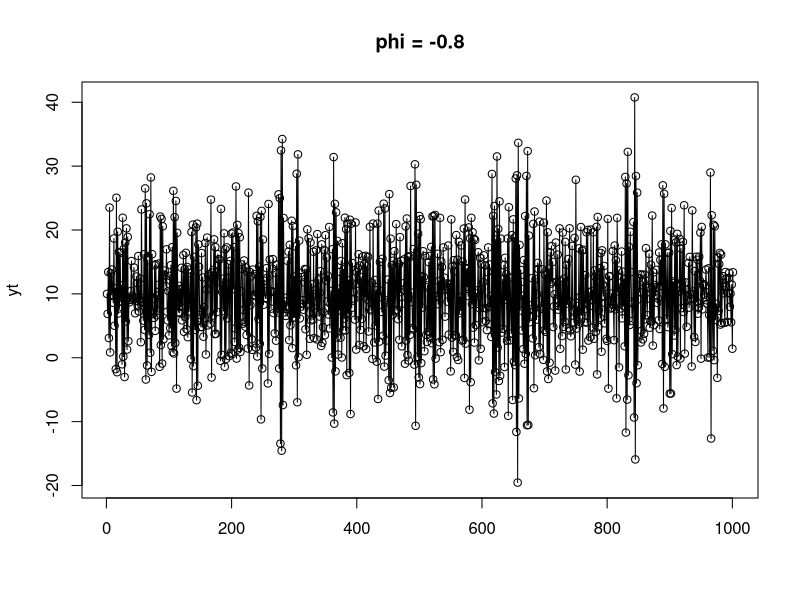
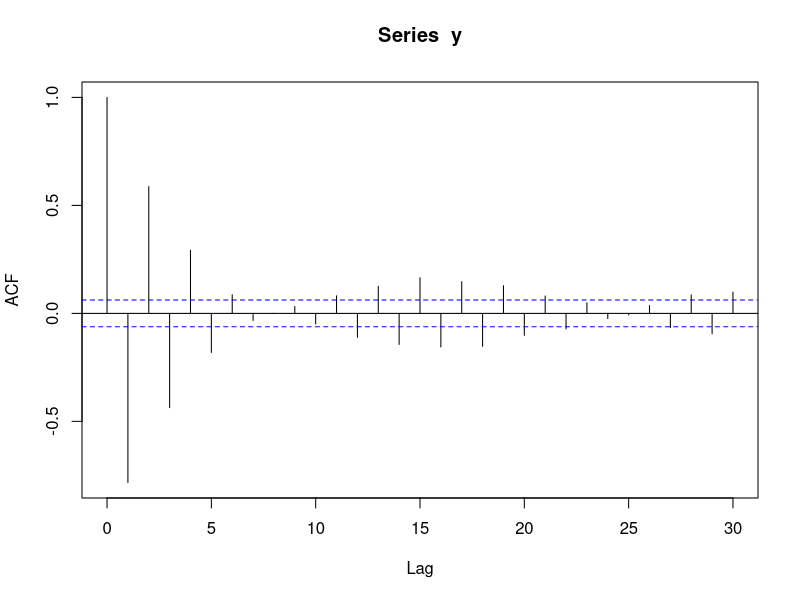
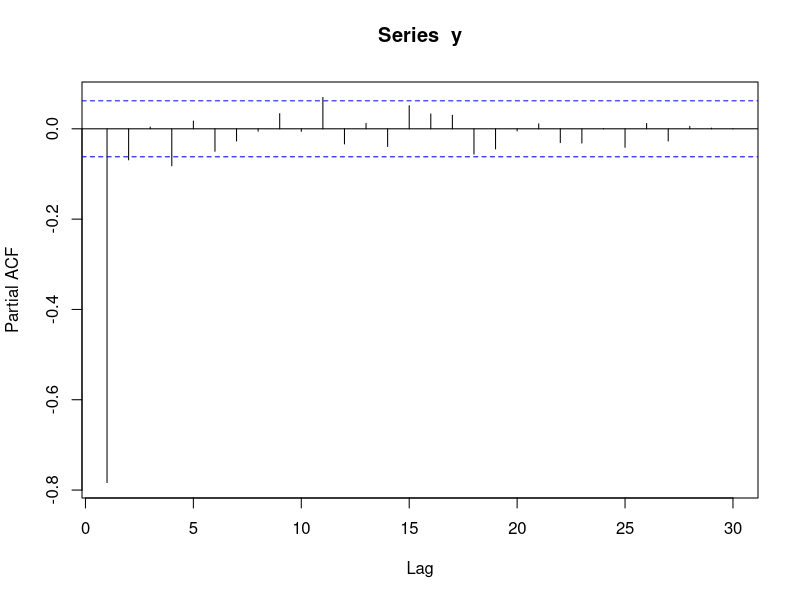
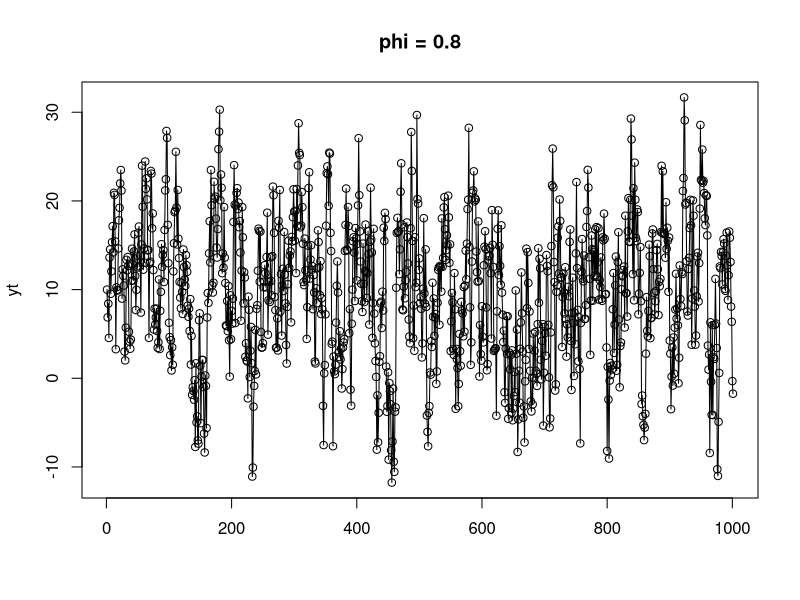
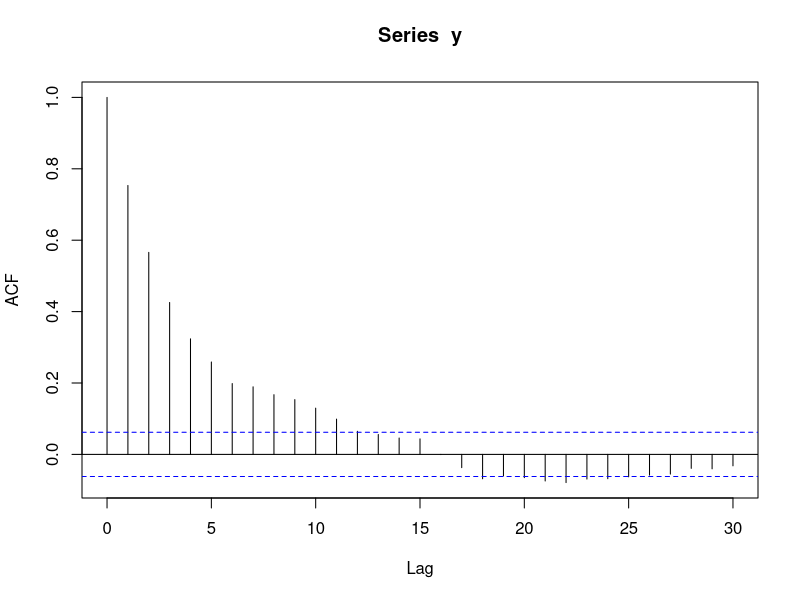
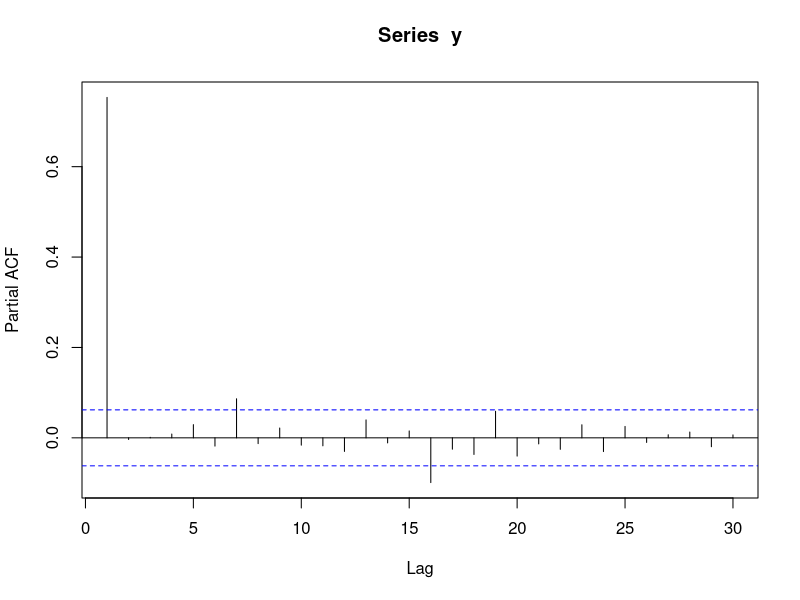
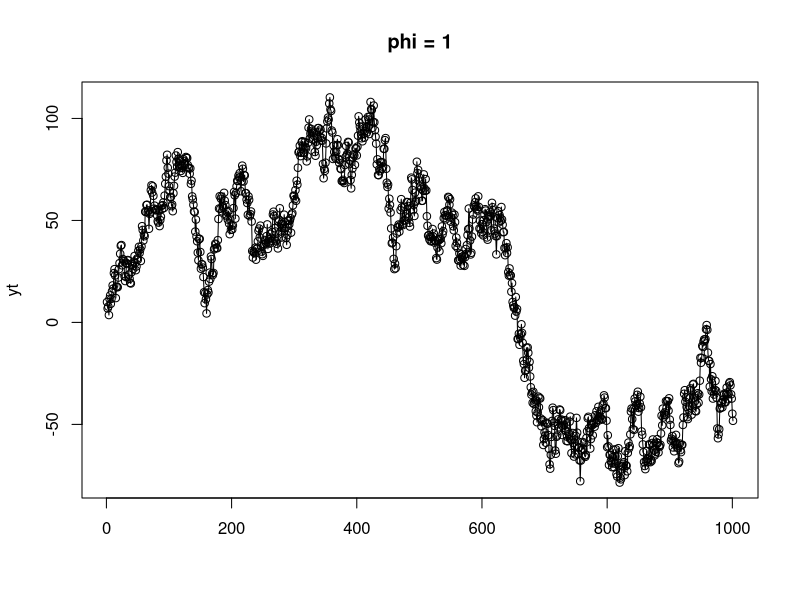
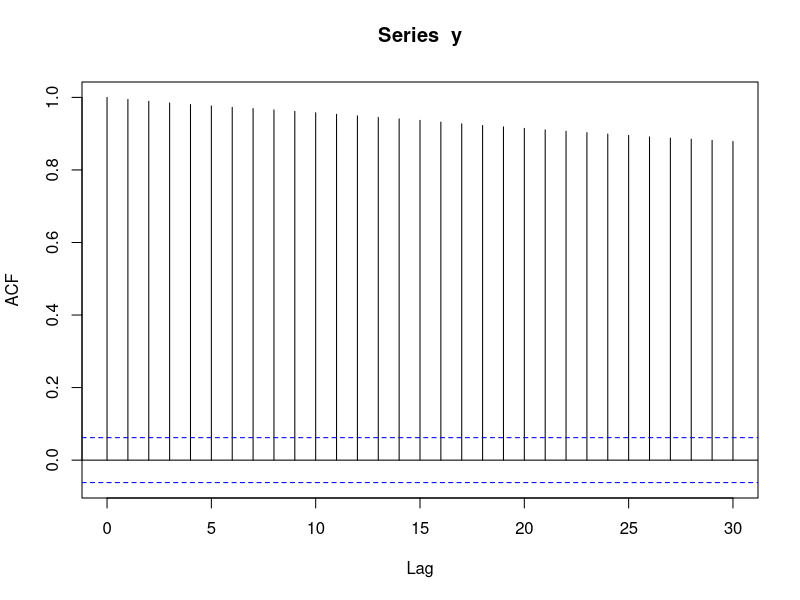

Write R code to recreate these figures, in order.
# phi = -0.8
set.seed(1)

n = 1000
a = rnorm(n, mean = 0, sd = 5)
y = rep(n+1,0)
mu = 10
y[1] = mu

phi = -0.8
for (t in 1:n){
  y[t+1] = mu + phi*(y[t]-mu) + a[t]
}
plot(y,type="o", ann = FALSE)
title(main = 'phi = -0.8', ylab = 'yt')

mean(y)
var(y)

acf(y)

pacf(y)


# phi = 0.8
set.seed(1)

n = 1000
a = rnorm(n, mean = 0, sd = 5)
y = rep(n+1,0)
mu = 10
y[1] = mu

phi = 0.8
for (t in 1:n){
  y[t+1] = mu + phi*(y[t]-mu) + a[t]
}
plot(y,type="o", ann = FALSE)
title(main = 'phi = 0.8', ylab = 'yt')

mean(y)
var(y)

acf(y)

pacf(y)


# phi = 1
set.seed(1)

n = 1000
a = rnorm(n, mean = 0, sd = 5)
y = rep(n+1,0)
mu = 10
y[1] = mu

phi = 1
for (t in 1:n){
  y[t+1] = mu + phi*(y[t]-mu) + a[t]
}
plot(y,type="o", ann = FALSE)
title(main = 'phi = 1', ylab = 'yt')

mean(y)
var(y)

acf(y)

pacf(y)


